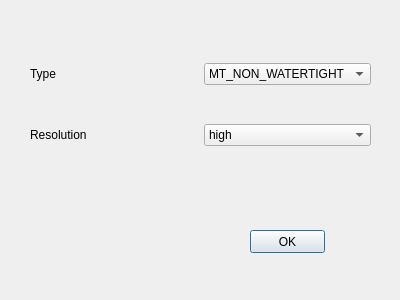
<?xml version="1.0" encoding="UTF-8"?>
<ui version="4.0">
 <class>mesh</class>
 <widget class="QDialog" name="mesh">
  <property name="geometry">
   <rect>
    <x>0</x>
    <y>0</y>
    <width>400</width>
    <height>300</height>
   </rect>
  </property>
  <property name="windowTitle">
   <string>Dialog</string>
  </property>
  <widget class="QPushButton" name="pushButton_mesh">
   <property name="geometry">
    <rect>
     <x>250</x>
     <y>230</y>
     <width>75</width>
     <height>23</height>
    </rect>
   </property>
   <property name="text">
    <string>OK</string>
   </property>
  </widget>
  <widget class="QWidget" name="layoutWidget">
   <property name="geometry">
    <rect>
     <x>30</x>
     <y>30</y>
     <width>341</width>
     <height>151</height>
    </rect>
   </property>
   <layout class="QVBoxLayout" name="verticalLayout">
    <item>
     <layout class="QHBoxLayout" name="horizontalLayout">
      <item>
       <widget class="QLabel" name="label">
        <property name="text">
         <string>Type</string>
        </property>
       </widget>
      </item>
      <item>
       <widget class="QComboBox" name="comboBox_type">
        <item>
         <property name="text">
          <string>MT_NON_WATERTIGHT</string>
         </property>
        </item>
        <item>
         <property name="text">
          <string>MT_WATERTIGHT</string>
         </property>
        </item>
       </widget>
      </item>
     </layout>
    </item>
    <item>
     <layout class="QHBoxLayout" name="horizontalLayout_2">
      <item>
       <widget class="QLabel" name="label_2">
        <property name="text">
         <string>Resolution</string>
        </property>
       </widget>
      </item>
      <item>
       <widget class="QComboBox" name="comboBox_2">
        <item>
         <property name="text">
          <string>high</string>
         </property>
        </item>
        <item>
         <property name="text">
          <string>mid</string>
         </property>
        </item>
        <item>
         <property name="text">
          <string>low</string>
         </property>
        </item>
       </widget>
      </item>
     </layout>
    </item>
   </layout>
  </widget>
 </widget>
 <resources/>
 <connections/>
</ui>
